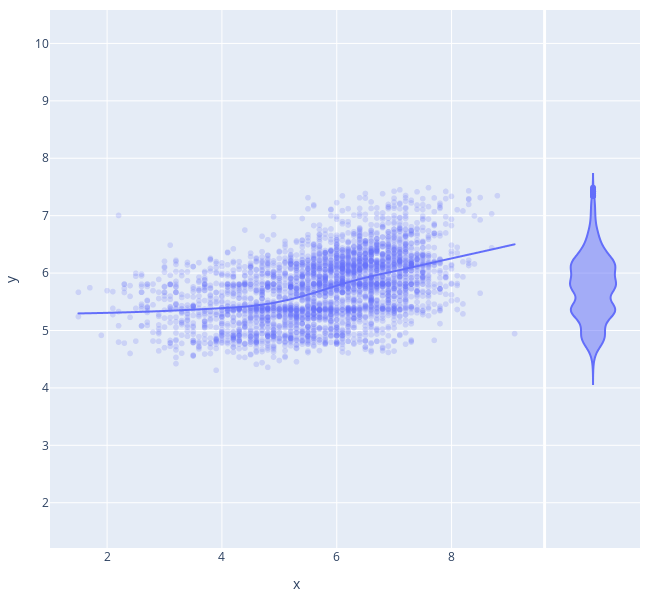

Notebook code for this chart:
### Code cell
print(f'Number of votes min : {numVotes[0]}, max : {numVotes[1]}')
print(f'Duration min : {duree[0]}, max : {duree[1]}')
print(f'From {year[0]} to {year[1]}')
print(f'{genre} best genres selected')
print(f'{parentalAdvisor} best advisory selected')


fig = px.scatter(x = Y_test, y = Y_test_pred, opacity=0.2, trendline="lowess", width=650, height=600, marginal_y='violin')
fig.update_layout( margin=dict(l=20, r=10, t=10, b=10), yaxis=dict(scaleanchor="x", scaleratio=1))
fig.show()

### Figure 1 — Plotly figure (JSON) as saved in the notebook; plotly's stock layout.template omitted (floating-point values rounded to 4 significant figures; data arrays with more than 128 entries replaced by an {"elided": "..."} marker saying what was removed)
{"data": [{"hovertemplate": "x=%{x}<br>y=%{y}<extra></extra>", "legendgroup": "", "marker": {"color": "#636efa", "opacity": 0.2, "symbol": "circle"}, "mode": "markers", "name": "", "showlegend": false, "type": "scattergl", "x": {"elided": "3334 float values"}, "xaxis": "x", "y": {"elided": "3334 float values"}, "yaxis": "y"}, {"alignmentgroup": "True", "hovertemplate": "y=%{y}<extra></extra>", "legendgroup": "", "marker": {"color": "#636efa", "symbol": "circle"}, "name": "", "offsetgroup": "", "scalegroup": "y", "showlegend": false, "type": "violin", "xaxis": "x2", "y": {"elided": "3334 float values"}, "yaxis": "y2"}, {"hovertemplate": "<b>LOWESS trendline</b><br><br>x=%{x}<br>y=%{y} <b>(trend)</b><extra></extra>", "legendgroup": "", "marker": {"color": "#636efa", "symbol": "circle"}, "mode": "lines", "name": "", "showlegend": false, "type": "scattergl", "x": {"elided": "3334 float values"}, "xaxis": "x", "y": {"elided": "3334 float values"}, "yaxis": "y"}], "layout": {"height": 600, "legend": {"tracegroupgap": 0}, "margin": {"b": 10, "l": 20, "r": 10, "t": 10}, "width": 650, "xaxis": {"anchor": "y", "domain": [0, 0.8358], "title": {"text": "x"}}, "xaxis2": {"anchor": "y2", "domain": [0.8408, 1], "matches": "x2", "showgrid": false, "showline": false, "showticklabels": false, "ticks": ""}, "yaxis": {"anchor": "x", "domain": [0, 1], "scaleanchor": "x", "scaleratio": 1, "title": {"text": "y"}}, "yaxis2": {"anchor": "x2", "domain": [0, 1], "matches": "y", "showgrid": true, "showticklabels": false}}}
